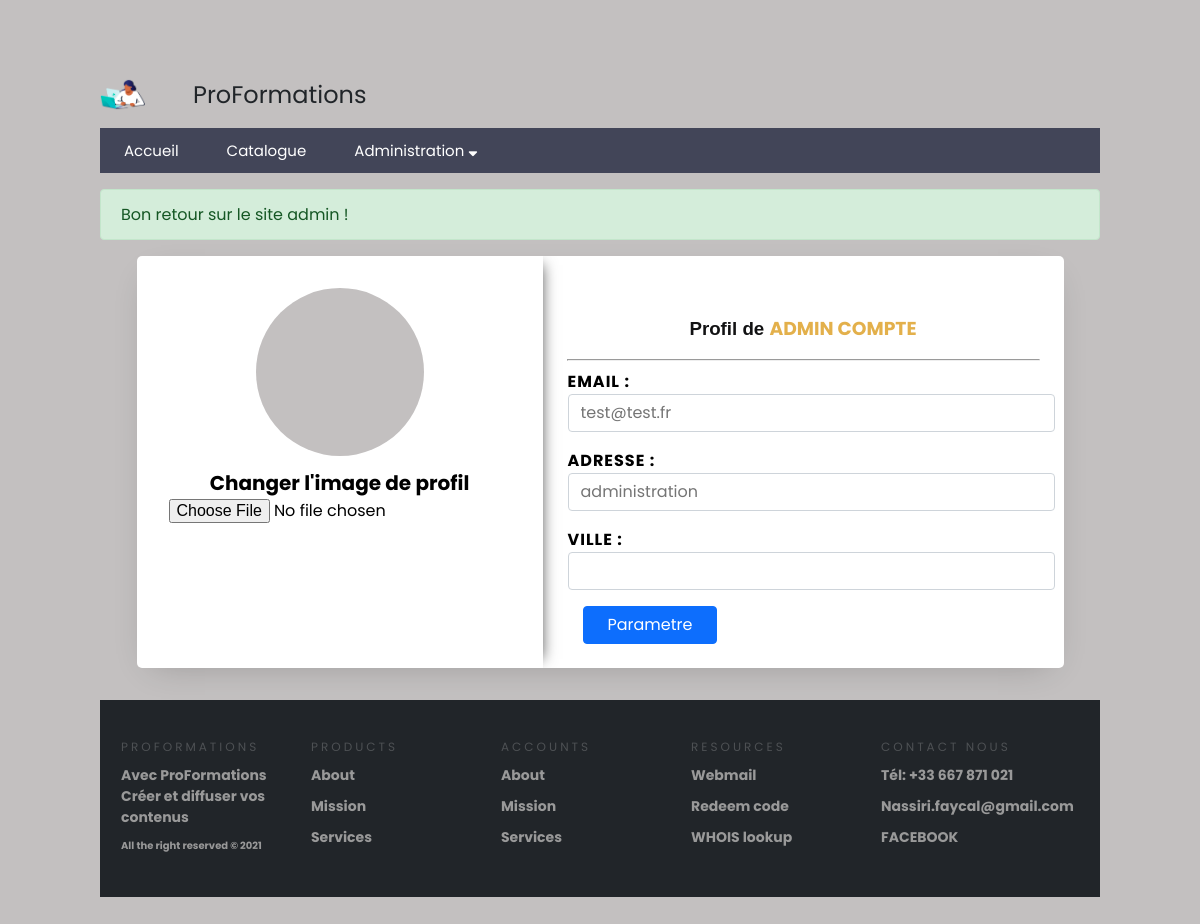
The page /compte/profil (signed in) on the database its author committed.
### tables this page shows
CREATE TABLE `utilisateur` (
  `login` varchar(50) NOT NULL,
  `INE` varchar(25) NOT NULL,
  `nom` varchar(50) NOT NULL,
  `prenom` varchar(50) DEFAULT NULL,
  `adresse` varchar(255) DEFAULT NULL,
  `ville` varchar(50) NOT NULL,
  `password` varchar(100) NOT NULL,
  `mail` varchar(100) NOT NULL,
  `role` varchar(50) NOT NULL,
  `image` varchar(100) NOT NULL,
  `est_valide` tinyint(1) NOT NULL,
  `clef` int(11) NOT NULL
);

### controllers/MainController.controller.php (called while the page is built, shortened)
<?php
abstract class MainController{
    protected function genererPage($data){
        extract($data);
        require_once($view);
    }
}

### controllers/Utilisateur/Utilisateur.controller.php (called while the page is built, shortened)
<?php
require_once("./controllers/MainController.controller.php");
require_once("./models/Utilisateur/Utilisateur.model.php");
class UtilisateurController extends MainController{
    private $utilisateurManager;
    public function __construct(){
        $this->utilisateurManager = new UtilisateurManager();
    }
    public function profil(){
        $datas = $this->utilisateurManager->getUserInformation($_SESSION['profil']['login']);
        $data_page = [
            "page_description" => "Page de profil",
            "page_title" => "Page de profil",
            "utilisateur" => $datas,
            "page_javascript" => ['profil.js'],
            "view" => "views/Utilisateur/profil.view.php",
            "template" => "views/common/template.php"
        ];
        $this->genererPage($data_page);
    }
}

### models/Model.class.php (called while the page is built, shortened)
<?php
abstract class Model{
    private static $pdo;
    private static function setBdd(){
        self::$pdo = new PDO("mysql:host=db.3wa.io;dbname=faycalnas_proformations;charset=utf8", "faycalnas", "b38043549440aff2f9471b09d374ba35");
        self::$pdo->setAttribute(PDO::ATTR_ERRMODE, PDO::ERRMODE_EXCEPTION);
    }
    protected function getBdd(){
        return self::$pdo;
    }
}

### models/Utilisateur/Utilisateur.model.php (called while the page is built, shortened)
<?php
class UtilisateurManager extends MainManager{
    public function getUserInformation($login){
        $req = "SELECT * FROM utilisateur WHERE login = :login";
        $stmt = $this->getBdd()->prepare($req);
        $stmt->bindValue(":login",$login,PDO::PARAM_STR);
        $stmt->execute();
        $resultat = $stmt->fetch(PDO::FETCH_ASSOC);
        return $resultat;
    }
}

### views/Utilisateur/profil.view.php (the view, shortened to what this page needs)
<section class="Login-section">
    <div class="container">
        <div class="loginForm">
            <div class="col-md-12 col-lg-10">
                <div class="wrap d-md-flex">
                    <div class="" style="text-align:center;withd: 20px;padding: 2em;box-shadow: 8px 0px 14px -9px rgba(0,0,0,0.7)">
                    <div class="card-img " style="background-image:url(<?= URL; ?>public/Assets/images/<?= $utilisateur['image'] ?>)"alt="photo de profil">
                    </div>
                    <form method="POST" action="<?= URL ?>compte/validation_modificationImage" enctype="multipart/form-data">
                        <label for="image">Changer l'image de profil </label><br />
                        <input type="file" class="form-control-file" id="image" name="image" onchange="submit();" />
                    </form>
                    </div>
                    <div class="login-wrap p-4 p-md-5" style="width: 100% !important;">
                        <div class="">
                            <div class="w-100">
                                <h3 class="mb-4" > Profil de <span style="text-transform: uppercase ; color:#e3b04b" ><?= $utilisateur['nom'].' '.$utilisateur['prenom'] ?></span></h3>
                            </div>
                        </div>
                        <hr>
                        <div class="info ">
                            <div class=" form-group row d-flex" >
                                <span class="label" style="font-size: inherit;">Email :</span>
                                <input type="text"  class="form-control" placeholder="<?= $utilisateur['mail'] ?>" disabled>
                            </div>
                            <div class=" form-group row d-flex" >
                                <span class="label" style="font-size: inherit;">Adresse :</span>
                                <input type="text"  class="form-control" placeholder="<?= $utilisateur['adresse'] ?>" disabled>
                            </div>
                            <div class=" form-group row d-flex" >
                                <span class="label" style="font-size: inherit;">Ville :</span>
                                <input type="text"  class="form-control" placeholder="<?= $utilisateur['ville'] ?>" disabled>
                            </div>
                            <button type="button"id="myBtn" class="btn btn-bleu px-4 sm-mr">Parametre</button>
                        </div>
                    </div>
                </div>
            </div>
        </div>
    </div>
</section>

### public/CSS/main.css (style rules this page uses)
* { box-sizing: border-box; font-family: 'Poppins', sans-serif; }
.card-img { background-size: cover; background-repeat: no-repeat; background-position: center center; border-radius: 50%; justify-content: center; background-color: #c3c0c0; display: inline-block; width: 14vw; height: 14vw; }
.info { padding-left: 1em !important; }
.h1, .h2, .h3, .h4, .h5, .h6, h1, h2, h3, h4, h5, h6 { margin-top: 0; margin-bottom: 0.5rem; font-weight: 500; line-height: 1.2; }
.row { display: -ms-flexbox; display: flex; -ms-flex-wrap: wrap; flex-wrap: wrap; margin-right: -15px; margin-left: -15px; }
button, input, optgroup, select, textarea { margin: 0; font-family: inherit; font-size: inherit; line-height: inherit; }
.loginForm { -webkit-box-pack: center!important; -ms-flex-pack: center!important; justify-content: center!important; display: -webkit-box; display: -ms-flexbox; display: flex; -ms-flex-wrap: wrap; flex-wrap: wrap; margin-right: -15px; margin-left: -15px; }
@media screen and (min-width: 992px) { .col-lg-10 { -webkit-box-flex: 0; -ms-flex: 0 0 83.33333%; flex: 0 0 83.33333%; max-width: 83.33333%; } }
@media screen and  (min-width: 235px) { .col-md-12 { -webkit-box-flex: 0; -ms-flex: 0 0 90%; flex: 0 0 90%; max-width: 90%; } }
.wrap { width: 100%; overflow: hidden; background: #fff; border-radius: 5px; -webkit-box-shadow: 0 10px 34px -15px rgb(0 0 0 / 24%); -moz-box-shadow: 0 10px 34px -15px rgba(0,0,0,.24); box-shadow: 0 10px 34px -15px rgb(0 0 0 / 24%); }
@media screen and  (min-width: 768px) { .d-md-flex { display: -webkit-box!important; display: -ms-flexbox!important; display: flex!important; } }
.img, .login-wrap { width: 50%; }
.login-wrap { position: relative; background: #fff h3; }
@media screen and  (min-width: 768px) { .p-md-5 { padding: 3rem!important; } }
.p-4 { padding: 1.5rem!important; }
.d-flex { display: -webkit-box!important; display: -ms-flexbox!important; display: flex!important; }
.form-group { position: relative; }
.form-group { margin-bottom: 1rem; }
.form-group .label { font-size: 12px; text-transform: uppercase; letter-spacing: 1px; color: #000; font-weight: 700; }
.form-control { display: block; width: 100%; height: calc(1.5em + 0.75rem + 2px); padding: 0.375rem 0.75rem; font-size: 1rem; font-weight: 400; line-height: 1.5; color: #495057; background-color: #fff; background-clip: padding-box; border: 1px solid #ced4da; border-radius: 0.25rem; -webkit-transition: border-color .15s ease-in-out , -webkit-box-shadow .15s ease-in-out; transition: border-color .15s ease-in-out , -webkit-box-shadow .15s ease-in-out; -o-transition: border-color .15s ease-in-out , box-shadow .15s ease-in-out; transition: border-color .15s ease-in-out , box-shadow .15s ease-in-out; transition: border-color .15s ease-in-out , box-shadow .15s ease-in-out , -webkit-box-shadow .15s ease-in-out; }
button, input { overflow: visible; }
button:not(:disabled), [type="button"]:not(:disabled), [type="reset"]:not(:disabled), [type="submit"]:not(:disabled) { cursor: pointer; }
.btn { display: inline-block; font-weight: 400; line-height: 1.5; color: #212529; text-align: center; text-decoration: none; vertical-align: middle; cursor: pointer; -webkit-user-select: none; -moz-user-select: none; user-select: none; background-color: transparent; border: 1px solid transparent; padding: 0.375rem 0.75rem; font-size: 1rem; border-radius: 0.25rem; transition: color .15s ease-in-out,background-color .15s ease-in-out,border-color .15s ease-in-out,box-shadow .15s ease-in-out; }
@media screen and   (min-width: 576px) { .sm-mr { margin-right: 1rem!important; } }
.px-4 { padding-right: 1.5rem!important; padding-left: 1.5rem!important; }
.btn-bleu { color: #fff; background-color: #0d6efd; border-color: #0d6efd; transition: all 0.3s ease; }
h1, h2, h3 { margin: 2em 0 1em; font-weight:bold; color: rgb(18, 18, 19); text-align: center; }
body { padding-top: 4.2rem; padding-bottom: 4.2rem; background: rgba(177, 173, 173, 0.76); }
h1, h2, h3 { font-family:Verdana, Geneva, Tahoma, sans-serif; }
form { width: 100%; padding: 5px 0px; }
label { display: inline-block; min-width: 25%; font-size: 20px; font-weight: 700; }
.container { width: 100%; max-width: 1000px; margin: 2px auto; }

### rows shown on the page
utilisateur: nom "ADMIN", prenom "COMPTE", mail "test@test.fr", adresse "administration"

### other values the page prints
$alert['message'] "Bon retour sur le site admin !"
